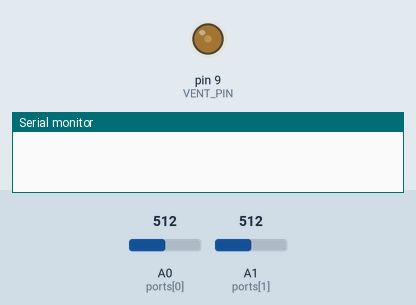
A sketch run on a simulated Arduino Uno, built with avr-gcc and run on an emulated ATmega328P. Parts: output pins drawn as LEDs (lit = HIGH), the last lines printed to the serial monitor. The inputs (shaded band) are chosen by the test bench; at power-on: A0 (ports[0]) = 512, A1 (ports[1]) = 512.

Above: at 1.2 s.
1.3 s: A0 (ports[0]) set to 306
At 4.6 s:
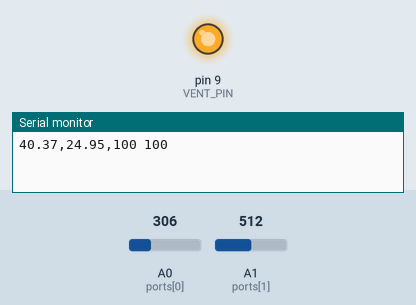
Timing chart, 0 to 6.1 s (numbered marks = the images above; inputs shaded):
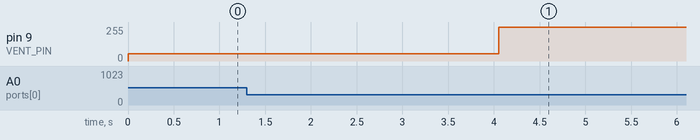

Measured:
- after the input at 1.3 s, pin 9 (VENT_PIN): 56/255 → 255/255 after 2.8 s

The sketch:

fanctl.ino
```cpp
#pragma clang diagnostic push
#pragma ide diagnostic ignored "OCUnusedGlobalDeclarationInspection"
#pragma ide diagnostic ignored "modernize-loop-convert"
#include <Arduino.h>

// resistance at 25 degrees C
#define THERMISTORNOMINAL 10000
// temp. for nominal resistance (almost always 25 C)
#define TEMPERATURENOMINAL 25
// how many samples to take and average, more takes longer
// but is more 'smooth'
#define NUMSAMPLES 200
// The beta coefficient of the thermistor (usually 3000-4000)
#define BCOEFFICIENT 3380
// the value of the 'other' resistor
#define SERIESRESISTOR 10000

#define PORTCOUNT 2

#define VENT_PIN 9

int samples[NUMSAMPLES][PORTCOUNT];

int const ports[] = { PIN_A0, PIN_A1 };

int pwmValue = 22;

int userValue = -1;

const word PWM_FREQ_HZ = 25000;
const word TCNT1_TOP = 16000000/(2*PWM_FREQ_HZ);

#define NUMRSAVG 100
#define NUMRSAVG_PORTS 2
double ravg[NUMRSAVG_PORTS][NUMRSAVG];
int rindex[NUMRSAVG_PORTS];
double ravgsum[NUMRSAVG_PORTS];
int const ravgPorts[] = { 2, 3 };

void takeSamples(int numSamples, int portCount);

void init(double *average, int length);

void calculateAverages(double *average);

double getCelcius(double d);

void pwm25kHzBegin() {
    // Clear Timer1 control and count registers
    TCCR1A = 0;
    TCCR1B = 0;
    TCNT1  = 0;

    // Set Timer1 configuration
    // COM1A(1:0) = 0b10   (Output A clear rising/set falling)
    // COM1B(1:0) = 0b00   (Output B normal operation)
    // WGM(13:10) = 0b1010 (Phase correct PWM)
    // ICNC1      = 0b0    (Input capture noise canceler disabled)
    // ICES1      = 0b0    (Input capture edge select disabled)
    // CS(12:10)  = 0b001  (Input clock select = clock/1)

    TCCR1A |= (1 << COM1A1) | (1 << WGM11);
    TCCR1B |= (1 << WGM13) | (1 << CS10);
    ICR1 = TCNT1_TOP;
}

void pwmDuty(byte duty) {
    OCR1A = (word) (duty*TCNT1_TOP)/100;
}


void setup(void) {
    for (int i = 0; i < NUMRSAVG_PORTS; i++) {
        for (int j = 0; j < NUMRSAVG; j++) {
            ravg[i][j] = 0;
        }
    }
    pinMode(VENT_PIN, OUTPUT);
    Serial.begin(9600);
    pwm25kHzBegin();
    pwmDuty(pwmValue);
}

void loop(void) {

    // send data only when you receive data:
    if (Serial.available() > 0) {
      userValue = Serial.parseInt();
    }

    double average[PORTCOUNT];

    init(average, PORTCOUNT);

    takeSamples(NUMSAMPLES, PORTCOUNT);

    calculateAverages(average);

    for (int i = 0; i < PORTCOUNT; i++) {
        average[i] /= NUMSAMPLES;
        average[i] = 1023 / average[i] - 1;
        average[i] = SERIESRESISTOR / average[i];
        average[i] = getCelcius(average[i]);
        Serial.print(average[i]);
        Serial.print(',');
    }

    for (int i = 0; i < NUMRSAVG_PORTS; ++i) {
        int portIndex = ravgPorts[i];
        ravg[i][rindex[i]] = average[portIndex];
        ravgsum[i] += average[portIndex];
        rindex[i] = (rindex[i] + 1) % NUMRSAVG;
        ravgsum[i] -= ravg[i][rindex[i]];
    }


    pwmValue = (int)(13 * average[0] - 380);
    pwmValue = constrain(pwmValue, 11, 100);

    if (pwmValue >= 100) {
      userValue = 100;
    }

    pwmDuty(userValue >= 0 ? userValue : pwmValue);

    Serial.print(pwmValue);

    Serial.print(" ");

    Serial.print(userValue);

    Serial.println(" ");

    delay(200);
}

double getCelcius(double d) {
    double steinhart;
    steinhart = d / THERMISTORNOMINAL;     // (R/Ro)
    steinhart = log(steinhart);                  // ln(R/Ro)
    steinhart /= BCOEFFICIENT;                   // 1/B * ln(R/Ro)
    steinhart += 1.0 / (TEMPERATURENOMINAL + 273.15); // + (1/To)
    steinhart = 1.0 / steinhart;                 // Invert
    steinhart -= 273.15;
    return (double)steinhart;
}

void calculateAverages(double *average) {
    for (int i = 0; i < NUMSAMPLES; i++) {
        for (int j = 0; j < PORTCOUNT; j++) {
            average[j] += (double)samples[i][j];
        }
    }
}

void init(double *average, int length) {
    for (int i = 0; i < length; i++) {
        average[i] = 0;
    }
}

void takeSamples(int numSamples, int portCount) {// take N samples in a row, with a slight delay
    for (int i = 0; i < numSamples; i++) {
        for (int j = 0; j < portCount; j++) {
            samples[i][j] = analogRead(ports[j]);
        }
        delay(20);
    }
}

#pragma clang diagnostic pop
```
